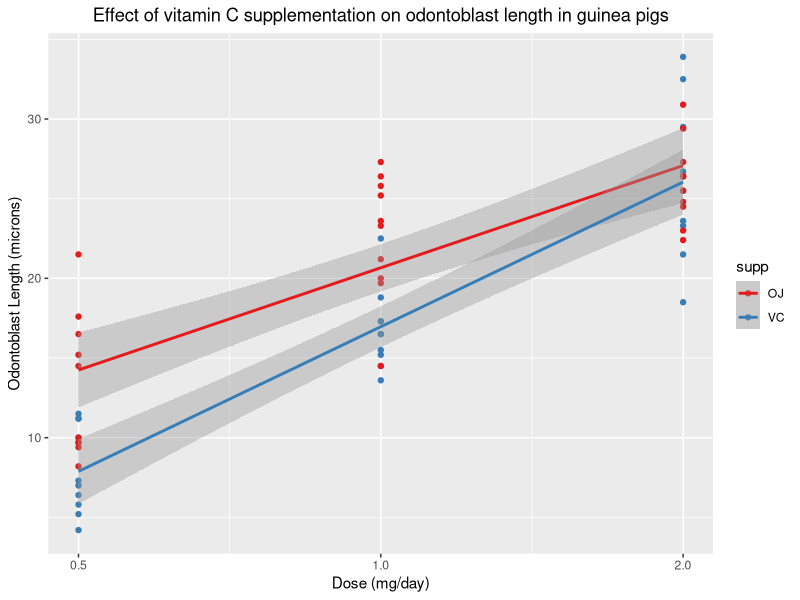

Here is the R script that generated this plot:
## ---- chunk 1
library(ggplot2)
data("ToothGrowth")
## ---- chunk 2
str(ToothGrowth)
## ---- chunk 3
summary(ToothGrowth)
## ---- chunk 4
unique(ToothGrowth$dose)
## ---- chunk 5
ggplot(data = ToothGrowth, mapping = aes(x = dose, y = len, color = supp)) + 
    scale_x_log10(breaks = c(0.5, 1, 2)) +
    scale_colour_brewer(palette = "Set1") +
    geom_point() + 
    geom_smooth(method = "lm") +
    labs(title = "Effect of vitamin C supplementation on odontoblast length in guinea pigs", x = "Dose (mg/day)", y = "Odontoblast Length (microns)") + 
    theme(plot.title = element_text(hjust = 0.5))
## ---- chunk 6
tooth_fit <- lm(len ~ log(dose)*supp, data = ToothGrowth)
tooth_fit
## ---- chunk 7
anova(tooth_fit)
